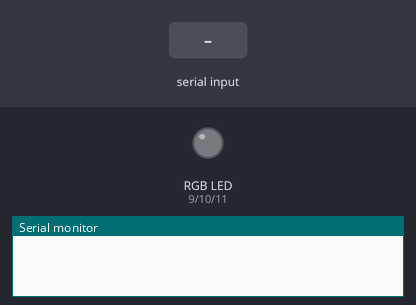
A sketch run on a simulated Arduino Uno, built with avr-gcc and run on an emulated ATmega328P. On the bench: an RGB LED mixed from three pins (HIGH = lit), the last lines printed to the serial monitor. The test bench sets the inputs (shaded band). Dim RGB values are drawn brighter than linear.

Above: at 1.2 s.
1.3 s: "90,45\n" received over Serial
At 1.8 s:
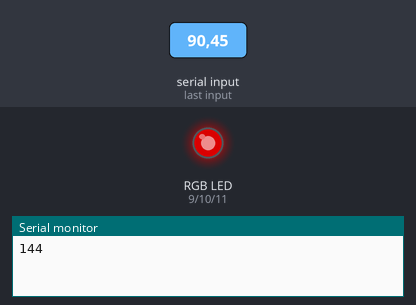
2.8 s: "30,150\n" received over Serial
At 4.0 s:
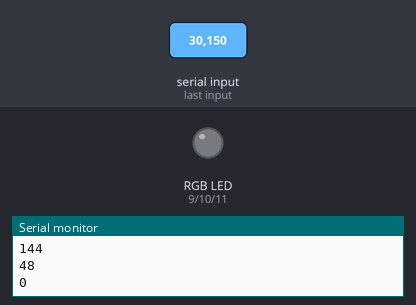
4.3 s: "200\n" received over Serial
At 5.4 s:
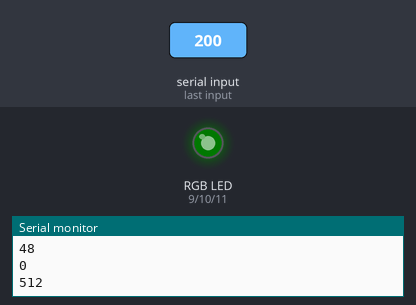
Timing chart, 0 to 7.3 s (numbered marks = the images above; inputs shaded):
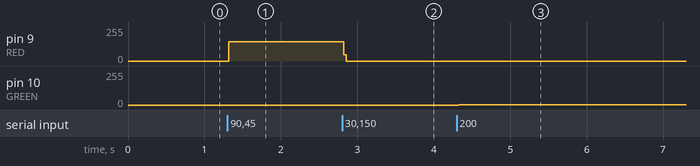

The sketch:

ColorPicker.ino
```cpp
const unsigned int RED = 9;
const unsigned int GREEN = 10;
const unsigned int BLUE = 11;

const unsigned int DELAY = 30;
const unsigned int STEP = 5;

const unsigned long MAX_RGB_VALUE = 16777215;
const unsigned int MAX_COLOR_VALUE = 255;

unsigned long color;
byte red;
byte green;
byte blue;

void setup()  {
  Serial.begin(9600);
}

void loop()  {
  if (Serial.available()) {
    color = parseHexFromSerial();
    Serial.println(color);

    blue = color / 65536;
    green = (color-(blue*65536)) / 256;
    red = color -(blue*65536) - (green*256);

    analogWrite(RED, red);
    analogWrite(GREEN, green);
    analogWrite(BLUE, blue);
  }

  delay(DELAY);
}

unsigned long parseHexFromSerial() {
  char hex_string[6] = {
    '0'  };
  long res;
  int i = 0;

  while (Serial.available() && i < 6) {
    hex_string[i] = Serial.read();
    i++;
  }

  res = strtoul(hex_string, 0, 16);

  return res;
}

unsigned long parseLongFromSerial() {
  unsigned long result = 0;
  int c;

  while (Serial.available()) {
    c = Serial.read() - '0';

    if (c > 9) {
      return result;
    }

    result = result * 10 + c;
  }

  return result;
}

void fadeIn(int pin) {
  for(int fadeValue = 0 ; fadeValue <= 255; fadeValue += STEP) {
    // sets the value (range from 0 to 255):
    analogWrite(pin, fadeValue);
    // wait for 30 milliseconds to see the dimming effect
    delay(DELAY);
  }
}

void fadeOut(int pin) {
  for(int fadeValue = 255 ; fadeValue >= 0; fadeValue -= STEP) {
    // sets the value (range from 0 to 255):
    analogWrite(pin, fadeValue);
    // wait for 30 milliseconds to see the dimming effect
    delay(DELAY);
  }
}
```

Measured:
- after the input at 1.3 s, pin 9 (RED): 0/255 → 144/255 at once
- after the input at 2.8 s, pin 9 (RED): 144/255 → 0/255 at once
- after the input at 4.3 s, pin 10 (GREEN): 0/255 → 2/255 at once
